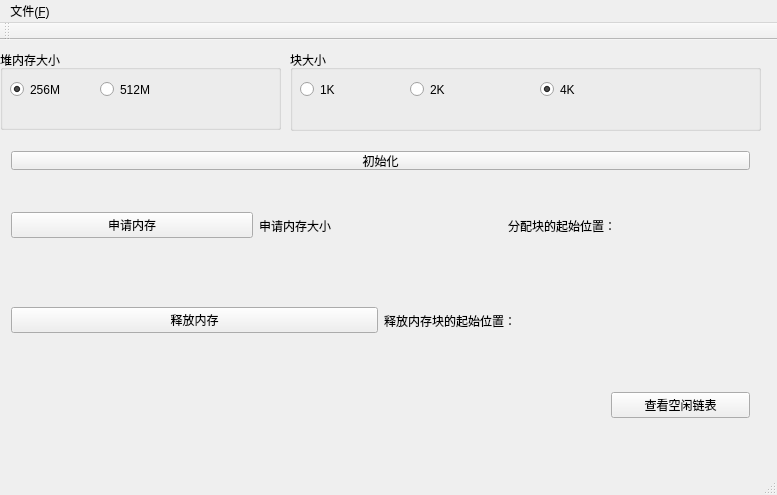
<?xml version="1.0" encoding="UTF-8"?>
<ui version="4.0">
 <class>MainWindow</class>
 <widget class="QMainWindow" name="MainWindow">
  <property name="geometry">
   <rect>
    <x>0</x>
    <y>0</y>
    <width>777</width>
    <height>495</height>
   </rect>
  </property>
  <property name="windowTitle">
   <string>MainWindow</string>
  </property>
  <property name="layoutDirection">
   <enum>Qt::LeftToRight</enum>
  </property>
  <widget class="QWidget" name="centralWidget">
   <widget class="QWidget" name="horizontalLayoutWidget_3">
    <property name="geometry">
     <rect>
      <x>0</x>
      <y>100</y>
      <width>761</width>
      <height>41</height>
     </rect>
    </property>
    <layout class="QHBoxLayout" name="horizontalLayout_3">
     <item>
      <widget class="QPushButton" name="pushButton">
       <property name="text">
        <string>初始化</string>
       </property>
      </widget>
     </item>
    </layout>
   </widget>
   <widget class="QWidget" name="horizontalLayoutWidget_4">
    <property name="geometry">
     <rect>
      <x>0</x>
      <y>140</y>
      <width>761</width>
      <height>91</height>
     </rect>
    </property>
    <layout class="QHBoxLayout" name="horizontalLayout_4">
     <item>
      <widget class="QPushButton" name="pushButton_3">
       <property name="text">
        <string>申请内存</string>
       </property>
      </widget>
     </item>
     <item>
      <widget class="QLabel" name="label_3">
       <property name="text">
        <string>申请内存大小</string>
       </property>
      </widget>
     </item>
     <item>
      <widget class="QLabel" name="label_4">
       <property name="text">
        <string>分配块的起始位置：</string>
       </property>
      </widget>
     </item>
    </layout>
   </widget>
   <widget class="QWidget" name="horizontalLayoutWidget_5">
    <property name="geometry">
     <rect>
      <x>0</x>
      <y>230</y>
      <width>761</width>
      <height>101</height>
     </rect>
    </property>
    <layout class="QHBoxLayout" name="horizontalLayout_5">
     <item>
      <widget class="QPushButton" name="pushButton_2">
       <property name="text">
        <string>释放内存</string>
       </property>
      </widget>
     </item>
     <item>
      <widget class="QLabel" name="label_5">
       <property name="text">
        <string>释放内存块的起始位置：</string>
       </property>
      </widget>
     </item>
    </layout>
   </widget>
   <widget class="QWidget" name="horizontalLayoutWidget_6">
    <property name="geometry">
     <rect>
      <x>600</x>
      <y>330</y>
      <width>161</width>
      <height>71</height>
     </rect>
    </property>
    <layout class="QHBoxLayout" name="horizontalLayout_6">
     <item>
      <widget class="QPushButton" name="pushButton_4">
       <property name="text">
        <string>查看空闲链表</string>
       </property>
      </widget>
     </item>
    </layout>
   </widget>
   <widget class="QGroupBox" name="groupBox">
    <property name="geometry">
     <rect>
      <x>0</x>
      <y>10</y>
      <width>281</width>
      <height>80</height>
     </rect>
    </property>
    <property name="sizePolicy">
     <sizepolicy hsizetype="Maximum" vsizetype="Maximum">
      <horstretch>0</horstretch>
      <verstretch>0</verstretch>
     </sizepolicy>
    </property>
    <property name="layoutDirection">
     <enum>Qt::LeftToRight</enum>
    </property>
    <property name="title">
     <string>堆内存大小</string>
    </property>
    <widget class="QRadioButton" name="radioButton">
     <property name="geometry">
      <rect>
       <x>10</x>
       <y>30</y>
       <width>105</width>
       <height>19</height>
      </rect>
     </property>
     <property name="text">
      <string>256M</string>
     </property>
     <property name="checked">
      <bool>true</bool>
     </property>
    </widget>
    <widget class="QRadioButton" name="radioButton_2">
     <property name="geometry">
      <rect>
       <x>100</x>
       <y>30</y>
       <width>161</width>
       <height>19</height>
      </rect>
     </property>
     <property name="text">
      <string>512M</string>
     </property>
    </widget>
   </widget>
   <widget class="QGroupBox" name="groupBox_2">
    <property name="geometry">
     <rect>
      <x>290</x>
      <y>10</y>
      <width>471</width>
      <height>81</height>
     </rect>
    </property>
    <property name="sizePolicy">
     <sizepolicy hsizetype="Maximum" vsizetype="Maximum">
      <horstretch>0</horstretch>
      <verstretch>0</verstretch>
     </sizepolicy>
    </property>
    <property name="layoutDirection">
     <enum>Qt::LeftToRight</enum>
    </property>
    <property name="title">
     <string>块大小</string>
    </property>
    <widget class="QRadioButton" name="radioButton_3">
     <property name="geometry">
      <rect>
       <x>10</x>
       <y>30</y>
       <width>102</width>
       <height>19</height>
      </rect>
     </property>
     <property name="layoutDirection">
      <enum>Qt::LeftToRight</enum>
     </property>
     <property name="text">
      <string>1K</string>
     </property>
    </widget>
    <widget class="QRadioButton" name="radioButton_4">
     <property name="geometry">
      <rect>
       <x>120</x>
       <y>30</y>
       <width>139</width>
       <height>19</height>
      </rect>
     </property>
     <property name="text">
      <string>2K</string>
     </property>
    </widget>
    <widget class="QRadioButton" name="radioButton_5">
     <property name="geometry">
      <rect>
       <x>250</x>
       <y>30</y>
       <width>211</width>
       <height>19</height>
      </rect>
     </property>
     <property name="text">
      <string>4K</string>
     </property>
     <property name="checked">
      <bool>true</bool>
     </property>
    </widget>
   </widget>
  </widget>
  <widget class="QMenuBar" name="menuBar">
   <property name="geometry">
    <rect>
     <x>0</x>
     <y>0</y>
     <width>777</width>
     <height>26</height>
    </rect>
   </property>
   <widget class="QMenu" name="menu">
    <property name="title">
     <string>文件(&amp;F)</string>
    </property>
    <addaction name="actionnew"/>
   </widget>
   <addaction name="menu"/>
  </widget>
  <widget class="QToolBar" name="mainToolBar">
   <attribute name="toolBarArea">
    <enum>TopToolBarArea</enum>
   </attribute>
   <attribute name="toolBarBreak">
    <bool>false</bool>
   </attribute>
  </widget>
  <widget class="QStatusBar" name="statusBar"/>
  <action name="actionnew">
   <property name="text">
    <string>新建</string>
   </property>
   <property name="toolTip">
    <string>新建文件</string>
   </property>
   <property name="shortcut">
    <string>Ctrl+N</string>
   </property>
  </action>
 </widget>
 <layoutdefault spacing="6" margin="11"/>
 <resources/>
 <connections>
  <connection>
   <sender>pushButton</sender>
   <signal>clicked()</signal>
   <receiver>MainWindow</receiver>
   <slot>init()</slot>
   <hints>
    <hint type="sourcelabel">
     <x>639</x>
     <y>157</y>
    </hint>
    <hint type="destinationlabel">
     <x>635</x>
     <y>127</y>
    </hint>
   </hints>
  </connection>
 </connections>
 <slots>
  <slot>init()</slot>
 </slots>
</ui>
